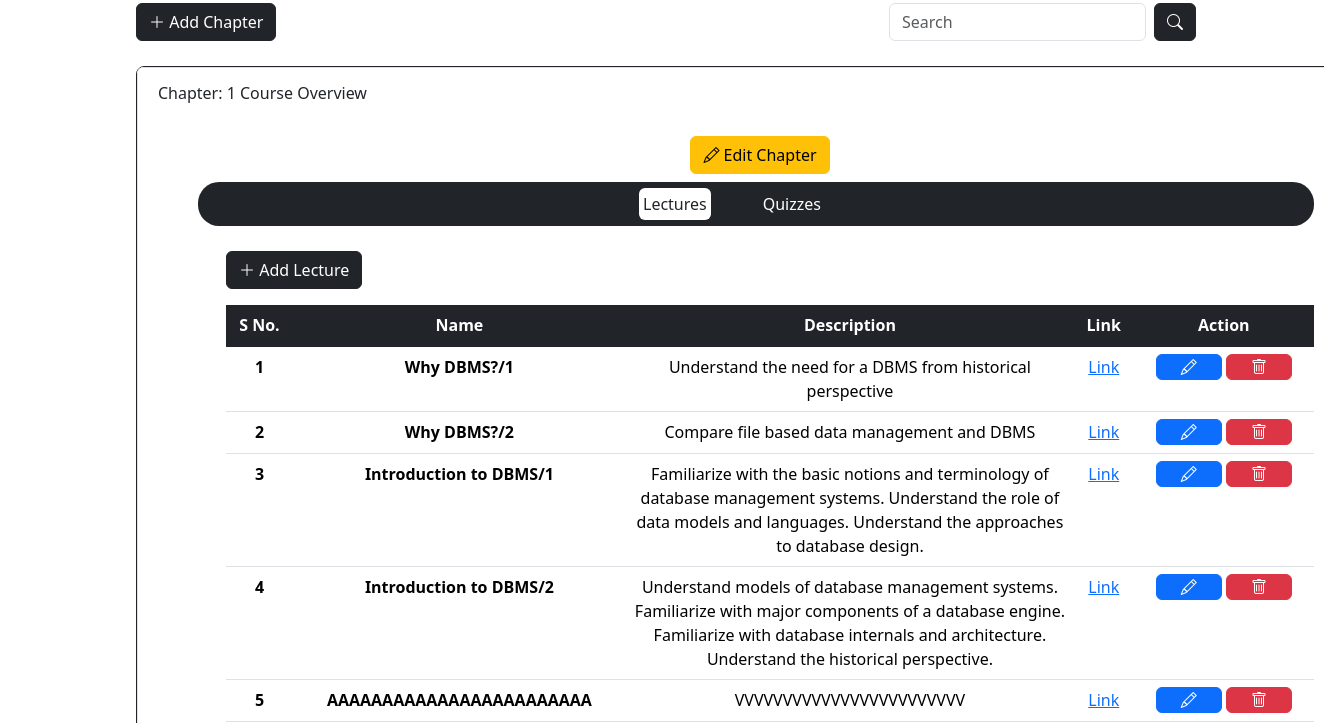
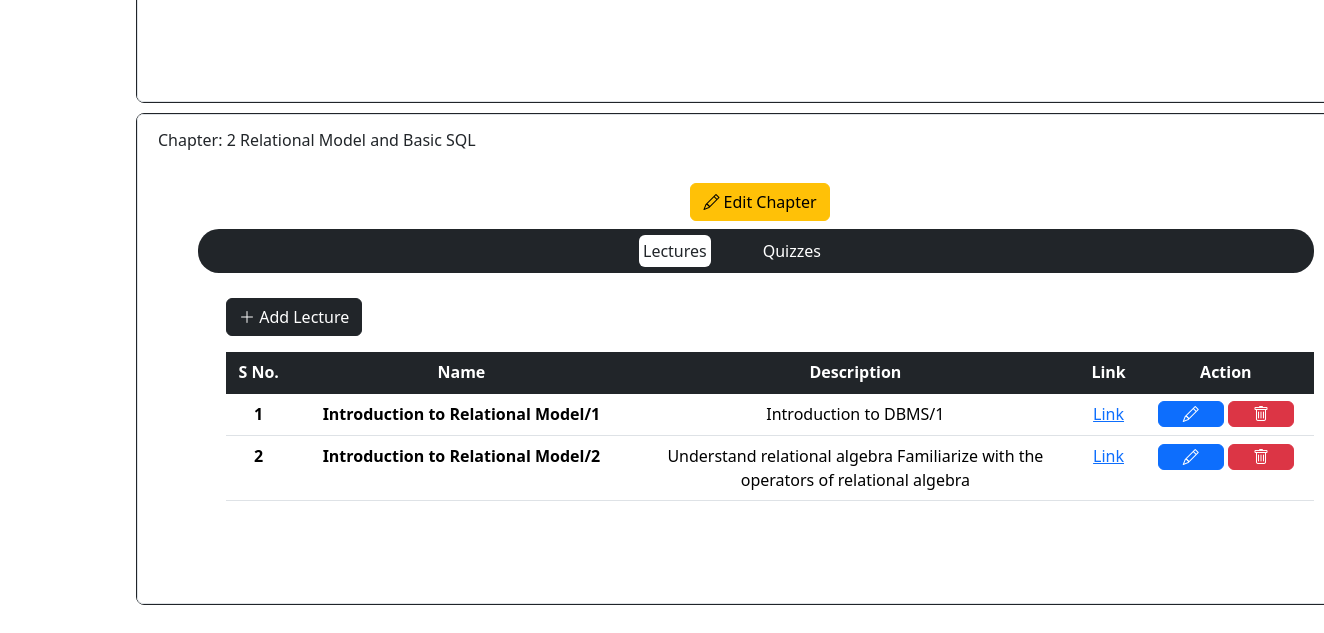
/admin_module/1 (lower part), run on an earlier commit of the app's database (2 pictures, top to bottom).
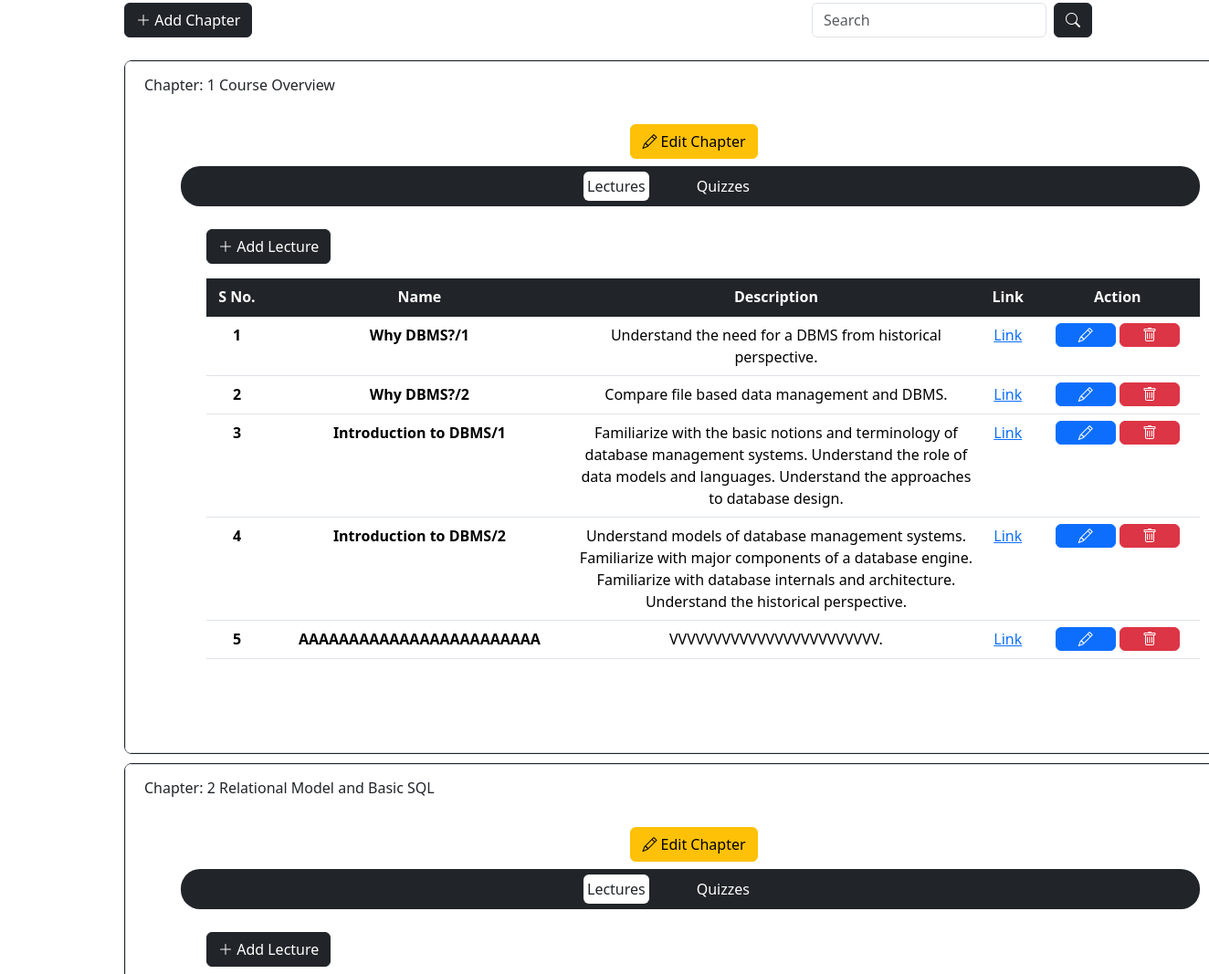
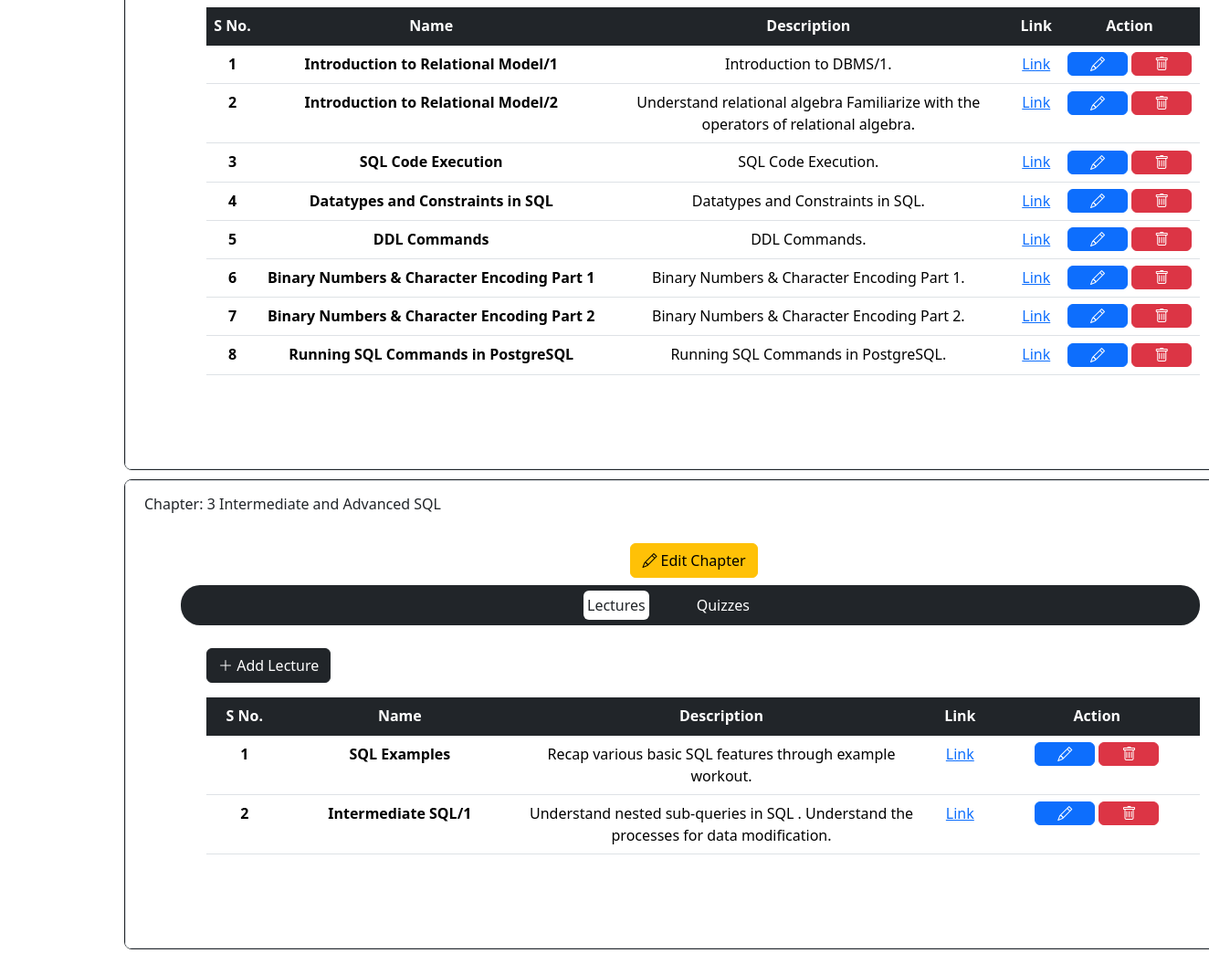
And on a later commit of the database (2 pictures, top to bottom).
### application/models.py (models this page shows)
class Chapter(db.Model):  # Chapter Model
    id = db.Column(db.Integer, primary_key=True)
    name = db.Column(db.String(), nullable=False)
    description = db.Column(db.String(), nullable=False)
    subject_id = db.Column(db.Integer, db.ForeignKey("subject.id", ondelete="CASCADE"), nullable=False)
    lectures = db.relationship("Lecture", backref="thatlecturechapter", cascade="all, delete-orphan")
    quizzes = db.relationship("Quiz", backref="thatquizchapter", cascade="all, delete-orphan")

class Lecture(db.Model):  # Lecture Model
    id = db.Column(db.Integer, primary_key=True)
    name = db.Column(db.String(), nullable=False)
    description = db.Column(db.String(), nullable=False)
    link = db.Column(db.String(), nullable=False)
    chapter_id = db.Column(db.Integer, db.ForeignKey("chapter.id", ondelete="CASCADE"), nullable=False)
    quizzes = db.relationship("Quiz", backref='thisquiz', cascade="all, delete-orphan")

### application/controllers.py (the view, shortened to what this page needs)
@app.route("/admin_module/<int:subject_id>", methods=["GET", "POST"])
def admin_module(subject_id):
    if request.method == 'GET':
        subject = Subject.query.get(subject_id)
        chapters = Chapter.query.filter_by(subject_id=subject_id).all()
        chapter_ids = [chapter.id for chapter in chapters]
        lectures = {}
        quizzes = {}
        for chapter_id in chapter_ids:
            lectures[chapter_id] = Lecture.query.filter_by(chapter_id=chapter_id).all()
            quizzes[chapter_id] = Quiz.query.filter_by(chapter_id=chapter_id).all()
            print(quizzes)
        this_user = User.query.filter_by(type="admin").first()
        return render_template("admin/admin_module.html", subject=subject, chapters=chapters, lectures=lectures,quizzes=quizzes, this_user=this_user)

### templates/admin/admin_module.html (shortened to what the changed rows need)
{% extends 'base/admin_base.html' %}
{% block admin_content %}
<div class="px-4 text-center">
    <div class="container">
        <div style="width: 1268px; margin-left: 4px;">
            <div style="padding-left: 28px; padding-bottom: 70px; padding-top: 25px;">
                    {% for chapter in chapters %}
                    <div class="accordion border border-dark" id="accordionPanelsStayOpenExample">
                        <div class="accordion-item">
                            <h2 class="accordion-header">
                                <button class="accordion-button collapsed" type="button" data-bs-toggle="collapse" data-bs-target="#{{ chapter.id }}" aria-expanded="false" aria-controls="collapsTwo" fdprocessedid="58sgg4">
                                        Chapter: {{ loop.index }} {{ chapter.name }}
                                </button>
                            </h2>
                            <div id="{{ chapter.id }}" class="accordion-collapse collapse show">
                                <div class="accordion-body">
                                    <div>
                                        <button type="button" class="btn btn-warning me-auto mx-2 mb-2" id="sub{{ chapter.id }}" value="{{ chapter.id }}" onclick="getChapterDetails('{{ chapter.id }}')" data-bs-toggle="modal" data-bs-target="#modifyChapterModal"><i class="bi bi-pencil"></i> Edit Chapter</button>
                                        <div class="container">
                                            <ul class="nav nav-pills justify-content-sm-center mb-0 px-3 bg-dark chapter-bar" id="course-pills-tab00" role="tablist">
                                                <li class="nav-item me-2 me-sm-5" role="presentation">
                                                    <button class="nav-link mb-2 mb-md-0 active p-1" id="chapter-head-lecture-{{ chapter.id}}" data-bs-toggle="pill" data-bs-target="#chapter-content-lecture-{{ chapter.id}}" type="button" role="tab" aria-controls="course-pills-tabs-11" aria-selected="false" tabindex="-1">Lectures</button>
                                                </li>
                                                <li class="nav-item me-2 me-sm-5" role="presentation">
                                                    <button class="nav-link mb-2 mb-md-0 p-1" id="chapter-head-quizzes-{{ chapter.id}}" data-bs-toggle="pill" data-bs-target="#chapter-content-quizzes-{{ chapter.id}}" type="button" role="tab" aria-controls="course-pills-tabs-22" aria-selected="false" tabindex="-1">Quizzes</button>
                                                </li>
                                            </ul>
                                            <div class="tab-content" id="course-pills-tabContent00">
                                                <div class="tab-pane fade active show" id="chapter-content-lecture-{{ chapter.id}}" role="tabpanel" aria-labelledby="course-pills-tab-1" style="padding-left: 28px; padding-bottom: 70px; padding-top: 25px;">
                                                    <div class="d-flex mb-3">
                                                        <button type="button" class="btn btn-dark me-auto" onclick="addLectureAction('{{ chapter.id }}')" data-bs-toggle="modal" data-bs-target="#addLectureModal"><i class="bi bi-plus-lg"></i> Add Lecture</button>
                                                    </div>
                                                    <table class="table table-hover">
                                                        <thead class="table-dark">
                                                        <tr>
                                                            <th scope="col">S No.</th>
                                                            <th scope="col">Name</th>
                                                            <th scope="col">Description</th>
                                                            <th scope="col">Link</th>
                                                            <th scope="col">Action</th>
                                                        </tr>
                                                        </thead>
                                                        <tbody class="table-group-divider">
                                                        {% for lecture in lectures[chapter.id] %}
                                                        <tr>
                                                            <th scope="row">{{ loop.index }}</th>
                                                            <td class="fw-semibold">{{ lecture.name }}</td>
                                                            <td class="text-wrap" style="width: 28rem;" >{{ lecture.description }}</td>
                                                            <td><a href="{{ lecture.link }}">Link</a></td>
                                                            <td>
                                                                <button type="button" class="btn btn-primary view-btn" id="chap{{ lecture.id }}" value="{{ lecture.id }}" onclick="getLectureDetails('{{ lecture.id }}')" data-bs-toggle="modal" data-bs-target="#modifyLectureModal"><i class="bi bi-pencil"></i></button>
                                                                <a href="" class="btn btn-danger view-btn" type="button"><i class="bi bi-trash"></i></a>
                                                            </td>
                                                        </tr>
                                                        {% endfor %}
                                                        </tbody>
                                                    </table>
                                                </div>
                                            </div>
                                        </div>
                                    </div>
                                </div>
                            </div>
                        </div>
                    </div>
                    {% endfor %}
            </div>
        </div>
    </div>
</div>
{% endblock %}

What changed in the data, as far as the page shows it:
changed Lecture "Why DBMS?/1": description "Understand the need for a DBMS from historical perspective" → "Understand the need for a DBMS from historical perspective."
changed Lecture "Why DBMS?/2": description "Compare file based data management and DBMS" → "Compare file based data management and DBMS."
changed Lecture "AAAAAAAAAAAAAAAAAAAAAAAA": description "VVVVVVVVVVVVVVVVVVVVVVVV" → "VVVVVVVVVVVVVVVVVVVVVVVV."
changed Lecture "Introduction to Relational Model/1": description "Introduction to DBMS/1" → "Introduction to DBMS/1."
changed Lecture "Introduction to Relational Model/2": description "Understand relational algebra Familiarize with the operators of relational algebra" → "Understand relational algebra Familiarize with the operators of relational algebra."
added Lecture: name "SQL Code Execution", description "SQL Code Execution.", {{ lecture.id }} 11 (drawn), shown under Chapter "Relational Model and Basic SQL"
added Lecture: name "Datatypes and Constraints in SQL", description "Datatypes and Constraints in SQL.", {{ lecture.id }} 12 (drawn), shown under Chapter "Relational Model and Basic SQL"
added Lecture: name "DDL Commands", description "DDL Commands.", {{ lecture.id }} 13 (drawn), shown under Chapter "Relational Model and Basic SQL"
added Lecture: name "Binary Numbers & Character Encoding Part 1", description "Binary Numbers & Character Encoding Part 1.", {{ lecture.id }} 14 (drawn), shown under Chapter "Relational Model and Basic SQL"
added Lecture: name "Binary Numbers & Character Encoding Part 2", description "Binary Numbers & Character Encoding Part 2.", {{ lecture.id }} 15 (drawn), shown under Chapter "Relational Model and Basic SQL"
added Lecture: name "Running SQL Commands in PostgreSQL", description "Running SQL Commands in PostgreSQL.", {{ lecture.id }} 16 (drawn), shown under Chapter "Relational Model and Basic SQL"
added Chapter: name "Intermediate and Advanced SQL", {{ chapter.id }} 5 (drawn)
added Lecture: name "SQL Examples", description "Recap various basic SQL features through example workout.", {{ lecture.id }} 9 (drawn), shown under "Intermediate and Advanced SQL"
added Lecture: name "Intermediate SQL/1", description "Understand nested sub-queries in SQL . Understand the processes for data modification.", {{ lecture.id }} 10 (drawn), shown under "Intermediate and Advanced SQL"
